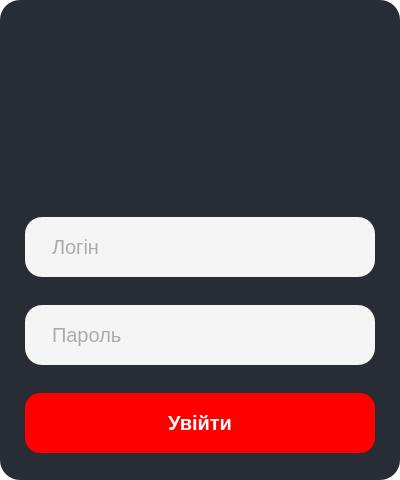
<?xml version="1.0" encoding="UTF-8"?>
<ui version="4.0">
 <class>Login</class>
 <widget class="QWidget" name="Login">
  <property name="geometry">
   <rect>
    <x>0</x>
    <y>0</y>
    <width>400</width>
    <height>480</height>
   </rect>
  </property>
  <property name="windowTitle">
   <string>Login</string>
  </property>
  <property name="styleSheet">
   <string notr="true">background-color: transparent;

</string>
  </property>
  <layout class="QVBoxLayout" name="verticalLayout">
   <property name="leftMargin">
    <number>0</number>
   </property>
   <property name="topMargin">
    <number>0</number>
   </property>
   <property name="rightMargin">
    <number>0</number>
   </property>
   <property name="bottomMargin">
    <number>0</number>
   </property>
   <item>
    <widget class="QWidget" name="widget" native="true">
     <property name="styleSheet">
      <string notr="true">border-radius:20px;
background-color:  rgb(40, 44, 52);</string>
     </property>
     <layout class="QVBoxLayout" name="verticalLayout_2">
      <property name="spacing">
       <number>10</number>
      </property>
      <property name="leftMargin">
       <number>25</number>
      </property>
      <property name="rightMargin">
       <number>25</number>
      </property>
      <item>
       <widget class="QLabel" name="logo">
        <property name="sizePolicy">
         <sizepolicy hsizetype="MinimumExpanding" vsizetype="Preferred">
          <horstretch>0</horstretch>
          <verstretch>0</verstretch>
         </sizepolicy>
        </property>
        <property name="minimumSize">
         <size>
          <width>150</width>
          <height>120</height>
         </size>
        </property>
        <property name="maximumSize">
         <size>
          <width>150</width>
          <height>120</height>
         </size>
        </property>
        <property name="text">
         <string/>
        </property>
        <property name="pixmap">
         <pixmap>:/images/images/Logo.svg</pixmap>
        </property>
       </widget>
      </item>
      <item>
       <widget class="QPushButton" name="pushButton">
        <property name="text">
         <string/>
        </property>
        <property name="icon">
         <iconset resource="Login.qrc">
          <normaloff>:/icon/icons/icon.png</normaloff>:/icon/icons/icon.png</iconset>
        </property>
        <property name="iconSize">
         <size>
          <width>120</width>
          <height>40</height>
         </size>
        </property>
       </widget>
      </item>
      <item>
       <widget class="QLineEdit" name="lineLogin">
        <property name="minimumSize">
         <size>
          <width>100</width>
          <height>60</height>
         </size>
        </property>
        <property name="font">
         <font>
          <pointsize>15</pointsize>
         </font>
        </property>
        <property name="styleSheet">
         <string notr="true">border-radius:17px;
background-color:#F5F5F5;
padding-left:25px;
color:#616161;
</string>
        </property>
        <property name="inputMethodHints">
         <set>Qt::ImhFormattedNumbersOnly</set>
        </property>
        <property name="placeholderText">
         <string>Логін</string>
        </property>
       </widget>
      </item>
      <item>
       <widget class="QLineEdit" name="linePass">
        <property name="minimumSize">
         <size>
          <width>0</width>
          <height>60</height>
         </size>
        </property>
        <property name="font">
         <font>
          <pointsize>15</pointsize>
         </font>
        </property>
        <property name="styleSheet">
         <string notr="true">border-radius:17px;
background-color:#F5F5F5;
padding-left:25px;
color:#616161</string>
        </property>
        <property name="echoMode">
         <enum>QLineEdit::Password</enum>
        </property>
        <property name="placeholderText">
         <string>Пароль</string>
        </property>
       </widget>
      </item>
      <item>
       <widget class="QPushButton" name="pushButtonLogin">
        <property name="minimumSize">
         <size>
          <width>0</width>
          <height>60</height>
         </size>
        </property>
        <property name="font">
         <font>
          <pointsize>15</pointsize>
          <bold>true</bold>
         </font>
        </property>
        <property name="cursor">
         <cursorShape>PointingHandCursor</cursorShape>
        </property>
        <property name="styleSheet">
         <string notr="true">QPushButton:hover{
  background-color:rgb(42, 77, 159);
  color: white;
  border-radius:15px;
}

QPushButton:pressed{
  background-color:rgb(64, 118, 243);
  color: white;
  border-radius:15px;
}

QPushButton{
background-color:red;
color: white;
border-radius:15px;
}</string>
        </property>
        <property name="text">
         <string>Увійти</string>
        </property>
        <property name="iconSize">
         <size>
          <width>16</width>
          <height>16</height>
         </size>
        </property>
       </widget>
      </item>
     </layout>
    </widget>
   </item>
  </layout>
 </widget>
 <resources>
  <include location="Login.qrc"/>
 </resources>
 <connections/>
</ui>
